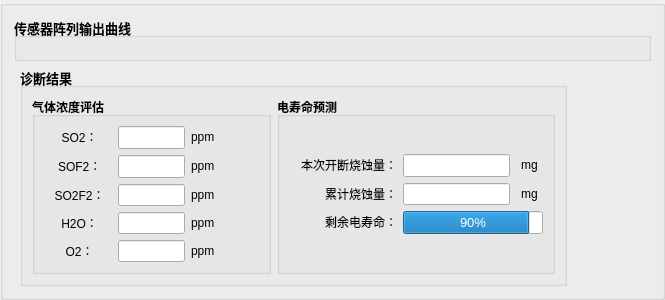
    <widget class="QGroupBox" name="groupBox_7">
     <property name="sizePolicy">
      <sizepolicy hsizetype="Expanding" vsizetype="Expanding">
       <horstretch>10</horstretch>
       <verstretch>0</verstretch>
      </sizepolicy>
     </property>
     <property name="title">
      <string/>
     </property>
     <layout class="QGridLayout" name="gridLayout_10">
      <item row="1" column="1">
       <widget class="QGroupBox" name="groupBox_2">
        <property name="sizePolicy">
         <sizepolicy hsizetype="Fixed" vsizetype="Fixed">
          <horstretch>0</horstretch>
          <verstretch>0</verstretch>
         </sizepolicy>
        </property>
        <property name="font">
         <font>
          <pointsize>10</pointsize>
          <weight>75</weight>
          <bold>true</bold>
         </font>
        </property>
        <property name="title">
         <string>诊断结果</string>
        </property>
        <layout class="QGridLayout" name="gridLayout_12">
         <item row="0" column="0">
          <widget class="QGroupBox" name="groupBox_3">
           <property name="sizePolicy">
            <sizepolicy hsizetype="Fixed" vsizetype="Fixed">
             <horstretch>1</horstretch>
             <verstretch>0</verstretch>
            </sizepolicy>
           </property>
           <property name="font">
            <font>
             <pointsize>9</pointsize>
             <weight>75</weight>
             <bold>true</bold>
            </font>
           </property>
           <property name="title">
            <string>气体浓度评估</string>
           </property>
           <layout class="QGridLayout" name="gridLayout_13">
            <item row="0" column="0">
             <layout class="QGridLayout" name="gridLayout_2">
              <item row="3" column="2">
               <widget class="QLabel" name="label_13">
                <property name="sizePolicy">
                 <sizepolicy hsizetype="Expanding" vsizetype="Fixed">
                  <horstretch>0</horstretch>
                  <verstretch>0</verstretch>
                 </sizepolicy>
                </property>
                <property name="font">
                 <font>
                  <pointsize>9</pointsize>
                  <weight>50</weight>
                  <bold>false</bold>
                 </font>
                </property>
                <property name="text">
                 <string>ppm</string>
                </property>
               </widget>
              </item>
              <item row="1" column="0">
               <widget class="QLabel" name="label_6">
                <property name="sizePolicy">
                 <sizepolicy hsizetype="Expanding" vsizetype="Fixed">
                  <horstretch>1</horstretch>
                  <verstretch>1</verstretch>
                 </sizepolicy>
                </property>
                <property name="font">
                 <font>
                  <pointsize>9</pointsize>
                  <weight>50</weight>
                  <bold>false</bold>
                 </font>
                </property>
                <property name="text">
                 <string> SOF2：</string>
                </property>
                <property name="alignment">
                 <set>Qt::AlignCenter</set>
                </property>
               </widget>
              </item>
              <item row="3" column="1">
               <widget class="QLineEdit" name="lineEdit_show_H2O">
                <property name="sizePolicy">
                 <sizepolicy hsizetype="Expanding" vsizetype="Fixed">
                  <horstretch>1</horstretch>
                  <verstretch>1</verstretch>
                 </sizepolicy>
                </property>
                <property name="font">
                 <font>
                  <pointsize>9</pointsize>
                  <weight>50</weight>
                  <bold>false</bold>
                 </font>
                </property>
                <property name="text">
                 <string/>
                </property>
                <property name="alignment">
                 <set>Qt::AlignRight|Qt::AlignTrailing|Qt::AlignVCenter</set>
                </property>
                <property name="readOnly">
                 <bool>true</bool>
                </property>
               </widget>
              </item>
              <item row="1" column="2">
               <widget class="QLabel" name="label_9">
                <property name="sizePolicy">
                 <sizepolicy hsizetype="Expanding" vsizetype="Fixed">
                  <horstretch>0</horstretch>
                  <verstretch>0</verstretch>
                 </sizepolicy>
                </property>
                <property name="font">
                 <font>
                  <pointsize>9</pointsize>
                  <weight>50</weight>
                  <bold>false</bold>
                 </font>
                </property>
                <property name="text">
                 <string>ppm</string>
                </property>
               </widget>
              </item>
              <item row="3" column="0">
               <widget class="QLabel" name="label_12">
                <property name="sizePolicy">
                 <sizepolicy hsizetype="Expanding" vsizetype="Fixed">
                  <horstretch>1</horstretch>
                  <verstretch>1</verstretch>
                 </sizepolicy>
                </property>
                <property name="font">
                 <font>
                  <pointsize>9</pointsize>
                  <weight>50</weight>
                  <bold>false</bold>
                 </font>
                </property>
                <property name="text">
                 <string> H2O：</string>
                </property>
                <property name="alignment">
                 <set>Qt::AlignCenter</set>
                </property>
               </widget>
              </item>
              <item row="0" column="0">
               <widget class="QLabel" name="label_7">
                <property name="sizePolicy">
                 <sizepolicy hsizetype="Expanding" vsizetype="Fixed">
                  <horstretch>1</horstretch>
                  <verstretch>1</verstretch>
                 </sizepolicy>
                </property>
                <property name="font">
                 <font>
                  <pointsize>9</pointsize>
                  <weight>50</weight>
                  <bold>false</bold>
                 </font>
                </property>
                <property name="text">
                 <string> SO2：</string>
                </property>
                <property name="alignment">
                 <set>Qt::AlignCenter</set>
                </property>
               </widget>
              </item>
              <item row="4" column="1">
               <widget class="QLineEdit" name="lineEdit_show_O2">
                <property name="sizePolicy">
                 <sizepolicy hsizetype="Expanding" vsizetype="Fixed">
                  <horstretch>1</horstretch>
                  <verstretch>1</verstretch>
                 </sizepolicy>
                </property>
                <property name="font">
                 <font>
                  <pointsize>9</pointsize>
                  <weight>50</weight>
                  <bold>false</bold>
                 </font>
                </property>
                <property name="text">
                 <string/>
                </property>
                <property name="alignment">
                 <set>Qt::AlignRight|Qt::AlignTrailing|Qt::AlignVCenter</set>
                </property>
                <property name="readOnly">
                 <bool>true</bool>
                </property>
               </widget>
              </item>
              <item row="1" column="1">
               <widget class="QLineEdit" name="lineEdit_show_SOF2">
                <property name="sizePolicy">
                 <sizepolicy hsizetype="Expanding" vsizetype="Fixed">
                  <horstretch>0</horstretch>
                  <verstretch>1</verstretch>
                 </sizepolicy>
                </property>
                <property name="font">
                 <font>
                  <pointsize>10</pointsize>
                  <weight>50</weight>
                  <bold>false</bold>
                 </font>
                </property>
                <property name="text">
                 <string/>
                </property>
                <property name="alignment">
                 <set>Qt::AlignRight|Qt::AlignTrailing|Qt::AlignVCenter</set>
                </property>
                <property name="readOnly">
                 <bool>true</bool>
                </property>
               </widget>
              </item>
              <item row="4" column="0">
               <widget class="QLabel" name="label_16">
                <property name="sizePolicy">
                 <sizepolicy hsizetype="Expanding" vsizetype="Fixed">
                  <horstretch>1</horstretch>
                  <verstretch>1</verstretch>
                 </sizepolicy>
                </property>
                <property name="font">
                 <font>
                  <pointsize>9</pointsize>
                  <weight>50</weight>
                  <bold>false</bold>
                 </font>
                </property>
                <property name="text">
                 <string> O2：</string>
                </property>
                <property name="alignment">
                 <set>Qt::AlignCenter</set>
                </property>
               </widget>
              </item>
              <item row="4" column="2">
               <widget class="QLabel" name="label_18">
                <property name="sizePolicy">
                 <sizepolicy hsizetype="Expanding" vsizetype="Fixed">
                  <horstretch>0</horstretch>
                  <verstretch>0</verstretch>
                 </sizepolicy>
                </property>
                <property name="font">
                 <font>
                  <pointsize>9</pointsize>
                  <weight>50</weight>
                  <bold>false</bold>
                 </font>
                </property>
                <property name="text">
                 <string>ppm</string>
                </property>
               </widget>
              </item>
              <item row="0" column="1">
               <widget class="QLineEdit" name="lineEdit_show_SO2">
                <property name="sizePolicy">
                 <sizepolicy hsizetype="Expanding" vsizetype="Fixed">
                  <horstretch>0</horstretch>
                  <verstretch>1</verstretch>
                 </sizepolicy>
                </property>
                <property name="font">
                 <font>
                  <pointsize>10</pointsize>
                  <weight>50</weight>
                  <bold>false</bold>
                  <stylestrategy>PreferDefault</stylestrategy>
                  <kerning>true</kerning>
                 </font>
                </property>
                <property name="text">
                 <string/>
                </property>
                <property name="alignment">
                 <set>Qt::AlignRight|Qt::AlignTrailing|Qt::AlignVCenter</set>
                </property>
                <property name="readOnly">
                 <bool>true</bool>
                </property>
               </widget>
              </item>
              <item row="0" column="2">
               <widget class="QLabel" name="label_8">
                <property name="sizePolicy">
                 <sizepolicy hsizetype="Expanding" vsizetype="Fixed">
                  <horstretch>1</horstretch>
                  <verstretch>0</verstretch>
                 </sizepolicy>
                </property>
                <property name="font">
                 <font>
                  <pointsize>9</pointsize>
                  <weight>50</weight>
                  <bold>false</bold>
                 </font>
                </property>
                <property name="text">
                 <string>ppm</string>
                </property>
               </widget>
              </item>
              <item row="2" column="2">
               <widget class="QLabel" name="label_11">
                <property name="sizePolicy">
                 <sizepolicy hsizetype="Expanding" vsizetype="Fixed">
                  <horstretch>0</horstretch>
                  <verstretch>0</verstretch>
                 </sizepolicy>
                </property>
                <property name="font">
                 <font>
                  <pointsize>9</pointsize>
                  <weight>50</weight>
                  <bold>false</bold>
                 </font>
                </property>
                <property name="text">
                 <string>ppm</string>
                </property>
               </widget>
              </item>
              <item row="2" column="0">
               <widget class="QLabel" name="label_10">
                <property name="sizePolicy">
                 <sizepolicy hsizetype="Expanding" vsizetype="Fixed">
                  <horstretch>1</horstretch>
                  <verstretch>1</verstretch>
                 </sizepolicy>
                </property>
                <property name="font">
                 <font>
                  <pointsize>9</pointsize>
                  <weight>50</weight>
                  <bold>false</bold>
                 </font>
                </property>
                <property name="text">
                 <string> SO2F2：</string>
                </property>
                <property name="alignment">
                 <set>Qt::AlignCenter</set>
                </property>
               </widget>
              </item>
              <item row="2" column="1">
               <widget class="QLineEdit" name="lineEdit_show_SO2F2">
                <property name="sizePolicy">
                 <sizepolicy hsizetype="Expanding" vsizetype="Fixed">
                  <horstretch>1</horstretch>
                  <verstretch>1</verstretch>
                 </sizepolicy>
                </property>
                <property name="font">
                 <font>
                  <pointsize>9</pointsize>
                  <weight>50</weight>
                  <bold>false</bold>
                 </font>
                </property>
                <property name="text">
                 <string/>
                </property>
                <property name="alignment">
                 <set>Qt::AlignRight|Qt::AlignTrailing|Qt::AlignVCenter</set>
                </property>
                <property name="readOnly">
                 <bool>true</bool>
                </property>
               </widget>
              </item>
             </layout>
            </item>
           </layout>
          </widget>
         </item>
         <item row="0" column="1">
          <widget class="QGroupBox" name="groupBox_5">
           <property name="sizePolicy">
            <sizepolicy hsizetype="Fixed" vsizetype="Expanding">
             <horstretch>1</horstretch>
             <verstretch>0</verstretch>
            </sizepolicy>
           </property>
           <property name="font">
            <font>
             <pointsize>9</pointsize>
             <weight>75</weight>
             <bold>true</bold>
            </font>
           </property>
           <property name="title">
            <string>电寿命预测</string>
           </property>
           <layout class="QGridLayout" name="gridLayout_14">
            <item row="0" column="0">
             <layout class="QGridLayout" name="gridLayout_3" columnstretch="4,4,1">
              <item row="1" column="0">
               <widget class="QLabel" name="label_21">
                <property name="sizePolicy">
                 <sizepolicy hsizetype="Expanding" vsizetype="Fixed">
                  <horstretch>2</horstretch>
                  <verstretch>1</verstretch>
                 </sizepolicy>
                </property>
                <property name="font">
                 <font>
                  <pointsize>9</pointsize>
                  <weight>50</weight>
                  <bold>false</bold>
                 </font>
                </property>
                <property name="text">
                 <string> 累计烧蚀量：</string>
                </property>
                <property name="alignment">
                 <set>Qt::AlignRight|Qt::AlignTrailing|Qt::AlignVCenter</set>
                </property>
               </widget>
              </item>
              <item row="0" column="2">
               <widget class="QLabel" name="label_17">
                <property name="sizePolicy">
                 <sizepolicy hsizetype="Preferred" vsizetype="Fixed">
                  <horstretch>1</horstretch>
                  <verstretch>0</verstretch>
                 </sizepolicy>
                </property>
                <property name="font">
                 <font>
                  <pointsize>9</pointsize>
                  <weight>50</weight>
                  <bold>false</bold>
                 </font>
                </property>
                <property name="text">
                 <string>mg</string>
                </property>
                <property name="alignment">
                 <set>Qt::AlignCenter</set>
                </property>
               </widget>
              </item>
              <item row="2" column="0">
               <widget class="QLabel" name="label_22">
                <property name="sizePolicy">
                 <sizepolicy hsizetype="Expanding" vsizetype="Fixed">
                  <horstretch>2</horstretch>
                  <verstretch>2</verstretch>
                 </sizepolicy>
                </property>
                <property name="font">
                 <font>
                  <pointsize>9</pointsize>
                  <weight>50</weight>
                  <bold>false</bold>
                 </font>
                </property>
                <property name="text">
                 <string>剩余电寿命：</string>
                </property>
                <property name="alignment">
                 <set>Qt::AlignRight|Qt::AlignTrailing|Qt::AlignVCenter</set>
                </property>
               </widget>
              </item>
              <item row="0" column="0">
               <widget class="QLabel" name="label_20">
                <property name="sizePolicy">
                 <sizepolicy hsizetype="Expanding" vsizetype="Fixed">
                  <horstretch>2</horstretch>
                  <verstretch>1</verstretch>
                 </sizepolicy>
                </property>
                <property name="font">
                 <font>
                  <pointsize>9</pointsize>
                  <weight>50</weight>
                  <bold>false</bold>
                 </font>
                </property>
                <property name="text">
                 <string> 本次开断烧蚀量：</string>
                </property>
                <property name="alignment">
                 <set>Qt::AlignRight|Qt::AlignTrailing|Qt::AlignVCenter</set>
                </property>
               </widget>
              </item>
              <item row="0" column="1">
               <widget class="QLineEdit" name="lineEdit_show_erosion">
                <property name="sizePolicy">
                 <sizepolicy hsizetype="Expanding" vsizetype="Fixed">
                  <horstretch>2</horstretch>
                  <verstretch>2</verstretch>
                 </sizepolicy>
                </property>
                <property name="font">
                 <font>
                  <pointsize>10</pointsize>
                  <weight>50</weight>
                  <bold>false</bold>
                  <stylestrategy>PreferDefault</stylestrategy>
                  <kerning>true</kerning>
                 </font>
                </property>
                <property name="text">
                 <string/>
                </property>
                <property name="alignment">
                 <set>Qt::AlignRight|Qt::AlignTrailing|Qt::AlignVCenter</set>
                </property>
                <property name="readOnly">
                 <bool>true</bool>
                </property>
               </widget>
              </item>
              <item row="1" column="1">
               <widget class="QLineEdit" name="lineEdit_show_erosion_total">
                <property name="sizePolicy">
                 <sizepolicy hsizetype="Expanding" vsizetype="Fixed">
                  <horstretch>1</horstretch>
                  <verstretch>2</verstretch>
                 </sizepolicy>
                </property>
                <property name="font">
                 <font>
                  <pointsize>9</pointsize>
                  <weight>50</weight>
                  <bold>false</bold>
                 </font>
                </property>
                <property name="text">
                 <string/>
                </property>
                <property name="alignment">
                 <set>Qt::AlignRight|Qt::AlignTrailing|Qt::AlignVCenter</set>
                </property>
                <property name="readOnly">
                 <bool>true</bool>
                </property>
               </widget>
              </item>
              <item row="1" column="2">
               <widget class="QLabel" name="label_19">
                <property name="sizePolicy">
                 <sizepolicy hsizetype="Preferred" vsizetype="Fixed">
                  <horstretch>1</horstretch>
                  <verstretch>0</verstretch>
                 </sizepolicy>
                </property>
                <property name="font">
                 <font>
                  <pointsize>9</pointsize>
                  <weight>50</weight>
                  <bold>false</bold>
                 </font>
                </property>
                <property name="text">
                 <string>mg</string>
                </property>
                <property name="alignment">
                 <set>Qt::AlignCenter</set>
                </property>
               </widget>
              </item>
              <item row="2" column="1" colspan="2">
               <widget class="QProgressBar" name="progressBar_lifetime_remain">
                <property name="sizePolicy">
                 <sizepolicy hsizetype="Expanding" vsizetype="Fixed">
                  <horstretch>0</horstretch>
                  <verstretch>2</verstretch>
                 </sizepolicy>
                </property>
                <property name="font">
                 <font>
                  <pointsize>10</pointsize>
                  <weight>50</weight>
                  <bold>false</bold>
                 </font>
                </property>
                <property name="value">
                 <number>90</number>
                </property>
               </widget>
              </item>
             </layout>
            </item>
           </layout>
          </widget>
         </item>
        </layout>
       </widget>
      </item>
      <item row="1" column="2">
       <spacer name="horizontalSpacer_3">
        <property name="orientation">
         <enum>Qt::Horizontal</enum>
        </property>
        <property name="sizeHint" stdset="0">
         <size>
          <width>78</width>
          <height>20</height>
         </size>
        </property>
       </spacer>
      </item>
      <item row="0" column="0" colspan="3">
       <widget class="QGroupBox" name="verticalGroupBox">
        <property name="sizePolicy">
         <sizepolicy hsizetype="Expanding" vsizetype="Expanding">
          <horstretch>0</horstretch>
          <verstretch>0</verstretch>
         </sizepolicy>
        </property>
        <property name="font">
         <font>
          <pointsize>10</pointsize>
          <weight>75</weight>
          <bold>true</bold>
         </font>
        </property>
        <property name="title">
         <string>传感器阵列输出曲线</string>
        </property>
        <layout class="QGridLayout" name="gridLayout_6">
         <property name="leftMargin">
          <number>10</number>
         </property>
         <property name="topMargin">
          <number>10</number>
         </property>
         <property name="rightMargin">
          <number>10</number>
         </property>
         <property name="bottomMargin">
          <number>10</number>
         </property>
         <item row="0" column="0">
          <layout class="QVBoxLayout" name="verticalLayout_graph"/>
         </item>
        </layout>
       </widget>
      </item>
     </layout>
    </widget>
